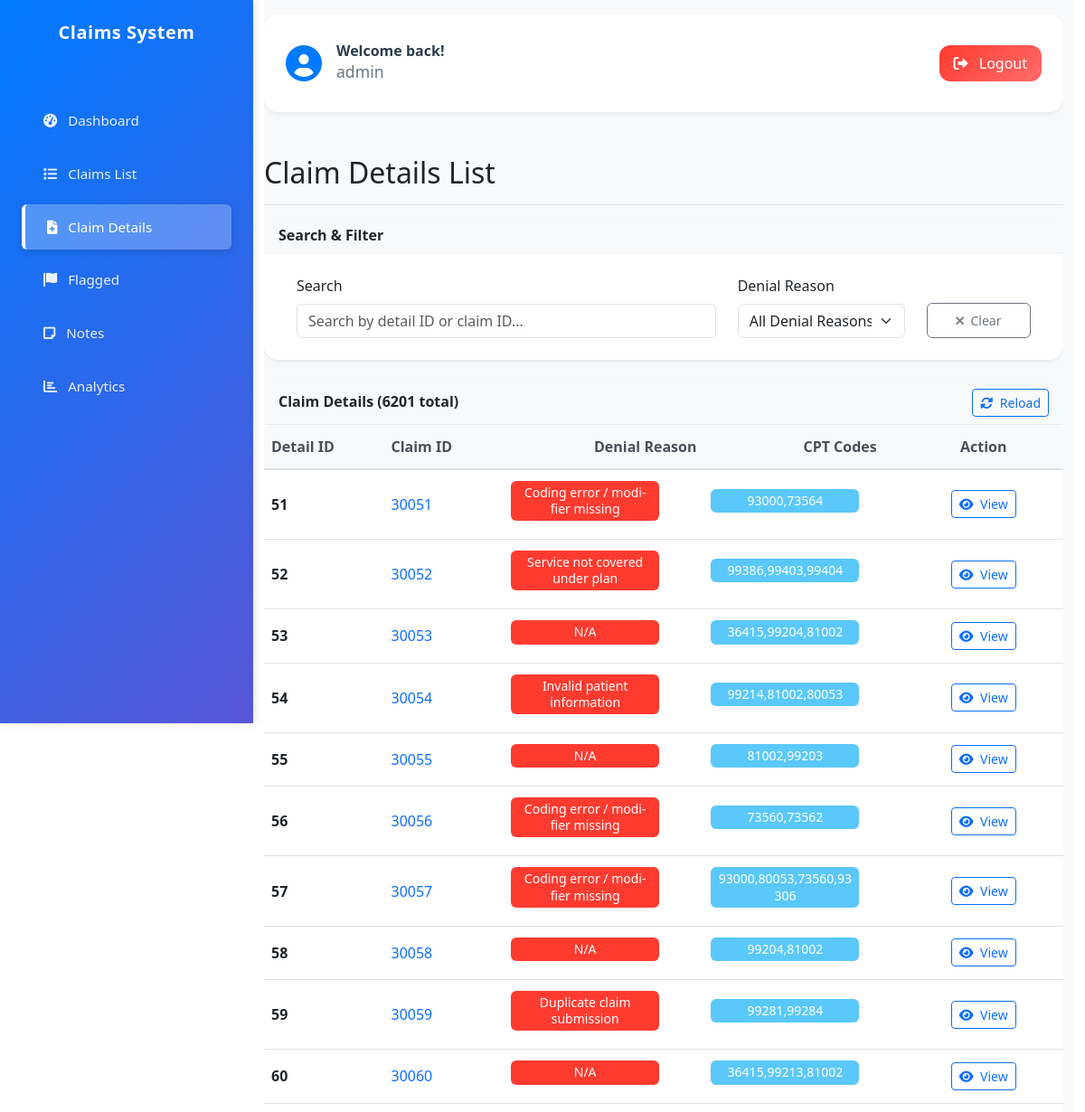
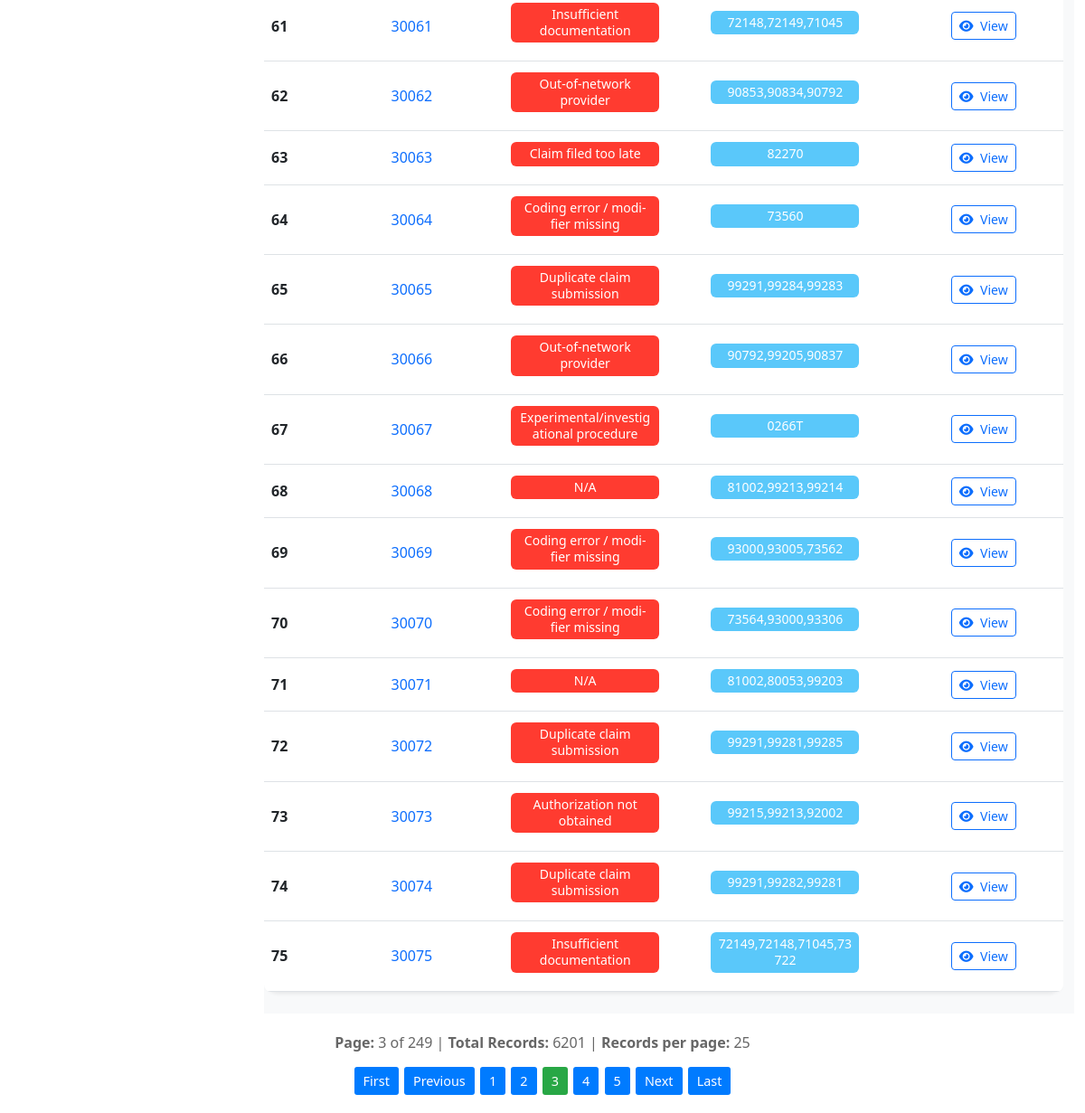
The app's page /dashboard/claim-details/?page=3 (signed in) with its own data (2 pictures, top to bottom).
### backend/claims/models.py (models this page shows, shortened)
class ClaimDetail(models.Model):
    id = models.IntegerField(primary_key=True)
    claim_id = models.BigIntegerField()
    denial_reason = models.CharField(max_length=500, blank=True, null=True)
    cpt_codes = models.CharField(max_length=500, blank=True, null=True)
    class Meta:
        db_table = 'claim_detail'
        verbose_name = 'Claim Detail'
        verbose_name_plural = 'Claim Details'

### backend/claims/views.py (the view)
# urls.py: path('claim-details/', views.claim_details_list, name='claim_details_list'),
@login_required
def claim_details_list(request):
    details = ClaimDetail.objects.all()
    search_query = request.GET.get('search', '')
    if search_query:
        details = details.filter(
            Q(claim_id__icontains=search_query) |
            Q(denial_reason__icontains=search_query) |
            Q(cpt_codes__icontains=search_query)
        )
    denial_filter = request.GET.get('denial_reason', '')
    if denial_filter:
        if denial_filter == 'No Denial':
            details = details.filter(denial_reason__isnull=True) | details.filter(denial_reason='')
        else:
            details = details.filter(denial_reason=denial_filter)
    denial_reasons = ClaimDetail.objects.exclude(
        denial_reason__isnull=True
    ).exclude(
        denial_reason=''
    ).values_list('denial_reason', flat=True).distinct()
    details = details.order_by('id')  # Order by ID for consistent pagination
    paginator = Paginator(details, 25)
    page_number = request.GET.get('page')
    page_obj = paginator.get_page(page_number)
    context = {
        'page_obj': page_obj,
        'search_query': search_query,
        'denial_filter': denial_filter,
        'denial_reasons': denial_reasons,
    }
    return render(request, 'claims/claim_details_list.html', context)

### frontend/templates/claims/claim_details_list.html (shortened to what this page needs)
{% extends 'base.html' %}
{% block content %}
<div class="d-flex justify-content-between align-items-center pt-3 pb-2 mb-3 border-bottom">
    <h1 class="h2 fs-2">Claim Details List</h1>
</div>
<div class="card shadow-sm mb-4" x-data="{
    searchQuery: '{{ search_query }}'
}">
    <div class="card-header bg-light">
        <h6 class="m-0 fw-bold fs-6">Search & Filter</h6>
    </div>
    <div class="card-body p-4">
                <form method="get" class="row g-3" id="searchForm" onsubmit="claimDetailsApplyFilters(); return false;">
            <div class="col-7">
                <label for="search" class="form-label">Search</label>
                <input type="text" class="form-control" id="search" name="search"
                       value="{{ search_query }}" placeholder="Search by detail ID or claim ID..." oninput="debouncedClaimDetailsSearch()">
            </div>
            <div class="col-3">
                <label for="denial_reason" class="form-label">Denial Reason</label>
                <select class="form-select" id="denial_reason" name="denial_reason" onchange="claimDetailsApplyFilters()">
                    <option value="">All Denial Reasons</option>
                </select>
            </div>
            <div class="col-2 d-flex align-items-end">
                <button type="button" class="btn btn-outline-secondary btn-clear" onclick="document.getElementById('search').value=''; document.getElementById('denial_reason').value=''; claimDetailsApplyFilters(true);">
                    <i class="fas fa-times me-1"></i>
                    <span class="">Clear</span>
                </button>
            </div>
        </form>
    </div>
</div>
<div class="card shadow-sm" id="claim-details-results">
    <div class="card-header bg-light d-flex justify-content-between align-items-center">
        <h6 class="m-0 fw-bold fs-6">Claim Details ({{ page_obj.paginator.count }} total)</h6>
        <div class="btn-group" role="group">
            <button type="button" class="btn btn-outline-primary btn-sm" onclick="reloadClaimDetails()">
                <i class="fas fa-sync-alt me-1"></i>
                <span class="">Reload</span>
            </button>
        </div>
    </div>
    <div class="card-body p-0">
                    <div class="table-responsive claim-line-items">
                        <table class="table table-hover table-sm mb-0">
                            <thead class="table-light">
                                <tr>
                                                                <th class="text-nowrap" style="width: 15%;">Detail ID</th>
                            <th class="text-nowrap" style="width: 15%;">Claim ID</th>
                            <th class="text-nowrap" style="width: 25%; padding-left: 100px;">Denial Reason</th>
                            <th class="text-nowrap" style="width: 25%; padding-left: 110px;">CPT Codes</th>
                            <th class="text-nowrap text-center" style="width: 20%;">Action</th>
                                </tr>
                            </thead>
                            <tbody>
                                {% for detail in page_obj %}
                                <tr>
                                    <td class="text-nowrap align-middle"><strong>{{ detail.id }}</strong></td>
                                    <td class="text-nowrap align-middle">
                                        <a href="{% url 'claims:claim_detail' detail.claim_id %}" class="text-decoration-none">
                                            {{ detail.claim_id }}
                                        </a>
                                    </td>
                                    <td class="text-start">
                                        {% if detail.denial_reason %}
                                            <div class="bg-danger text-white rounded px-2 py-1" style="font-size: 0.875rem; white-space: normal; text-align: center; width: 80%; line-height: 1.3; margin-bottom: 0.5rem;">{{ detail.denial_reason }}</div>
                                        {% else %}
                                            <div class="bg-success text-white rounded px-2 py-1" style="font-size: 0.875rem; margin-bottom: 0.5rem;">No Denial</div>
                                        {% endif %}
                                    </td>
                                    <td class="text-nowrap">
                                        {% if detail.cpt_codes %}
                                            <div class="bg-info text-white rounded px-2 py-1" style="font-size: 0.875rem; white-space: normal; text-align: center; width: 80%; line-height: 1.3; margin-bottom: 0.5rem;">{{ detail.cpt_codes }}</div>
                                        {% else %}
                                            <span class="text-muted">-</span>
                                        {% endif %}
                                    </td>
                                    <td class="text-center align-middle">
                                        <div class="btn-group" role="group">
                                            <a href="{% url 'claims:claim_detail' detail.claim_id %}" class="btn btn-sm btn-outline-primary">
                                                <i class="fas fa-eye me-1"></i>
                                                <span class="">View</span>
                                            </a>
                                        </div>
                                    </td>
                                </tr>
                                {% endfor %}
                            </tbody>
                        </table>
                    </div>
                </div>
            </div>
        </div>
    </div>
        {% if page_obj.has_other_pages %}
        <div id="pagination-section" style="margin: 20px 0; text-align: center;">
            <div style="margin-bottom: 15px; color: #666;">
                <strong>Page:</strong> {{ page_obj.number }} of {{ page_obj.paginator.num_pages }} |
                <strong>Total Records:</strong> {{ page_obj.paginator.count }} |
                <strong>Records per page:</strong> {{ page_obj.paginator.per_page }}
            </div>
                <div style="margin-bottom: 10px;">
                    {% if page_obj.has_previous %}
                        <a href="?page=1{% if search_query %}&search={{ search_query }}{% endif %}{% if denial_filter %}&denial_reason={{ denial_filter }}{% endif %}#pagination-section"
                           style="display: inline-block; margin: 0 1px; padding: 5px 10px; background: #007bff; color: white; text-decoration: none; border-radius: 3px; font-size: 0.9rem;">
                            First
                        </a>
                        <a href="?page={{ page_obj.previous_page_number }}{% if search_query %}&search={{ search_query }}{% endif %}{% if denial_filter %}&denial_reason={{ denial_filter }}{% endif %}#pagination-section"
                           style="display: inline-block; margin: 0 1px; padding: 5px 10px; background: #007bff; color: white; text-decoration: none; border-radius: 3px; font-size: 0.9rem;">
                            Previous
                        </a>
                    {% endif %}
                    {% for num in page_obj.paginator.page_range %}
                        {% if page_obj.number == num %}
                            <span style="display: inline-block; margin: 0 1px; padding: 5px 10px; background: #28a745; color: white; border-radius: 3px; font-size: 0.9rem;">
                                {{ num }}
                            </span>
                        {% elif num > page_obj.number|add:'-3' and num < page_obj.number|add:'3' %}
                            <a href="?page={{ num }}{% if search_query %}&search={{ search_query }}{% endif %}{% if denial_filter %}&denial_reason={{ denial_filter }}{% endif %}#pagination-section"
                               style="display: inline-block; margin: 0 1px; padding: 5px 10px; background: #007bff; color: white; text-decoration: none; border-radius: 3px; font-size: 0.9rem;">
                                {{ num }}
                            </a>
                        {% endif %}
                    {% endfor %}
                    {% if page_obj.has_next %}
                        <a href="?page={{ page_obj.next_page_number }}{% if search_query %}&search={{ search_query }}{% endif %}{% if denial_filter %}&denial_reason={{ denial_filter }}{% endif %}#pagination-section"
                           style="display: inline-block; margin: 0 1px; padding: 5px 10px; background: #007bff; color: white; text-decoration: none; border-radius: 3px; font-size: 0.9rem;">
                            Next
                        </a>
                        <a href="?page={{ page_obj.paginator.num_pages }}{% if search_query %}&search={{ search_query }}{% endif %}{% if denial_filter %}&denial_reason={{ denial_filter }}{% endif %}#pagination-section"
                           style="display: inline-block; margin: 0 1px; padding: 5px 10px; background: #007bff; color: white; text-decoration: none; border-radius: 3px; font-size: 0.9rem;">
                            Last
                        </a>
                    {% endif %}
                </div>
    </div>
    {% endif %}
</div>
{% endblock %}

### frontend/templates/base.html (shortened to what this page needs)
{% load static %}
<!DOCTYPE html>
<html lang="en">
<head>
    <link href="https://cdn.jsdelivr.net/npm/bootstrap@5.3.0/dist/css/bootstrap.min.css" rel="stylesheet">
    <link href="https://cdnjs.cloudflare.com/ajax/libs/font-awesome/6.0.0/css/all.min.css" rel="stylesheet">
</head>
<body>
    <div class="container-fluid">
        <div class="row">
            <nav class="sidebar" id="sidebarOffcanvas">
                <div class="d-flex flex-column h-100">
                    <div class="text-center mb-4 px-3">
                        <h4 class="text-white">Claims System</h4>
                    </div>
                    <ul class="nav flex-column">
                        <li class="nav-item">
                            <a class="nav-link {% if request.resolver_match.url_name == 'dashboard' %}active{% endif %}" href="{% url 'claims:dashboard' %}">
                                <i class="fas fa-tachometer-alt me-2"></i>
                                Dashboard
                            </a>
                        </li>
                        <li class="nav-item">
                            <a class="nav-link {% if request.resolver_match.url_name == 'claim_list' %}active{% endif %}" href="{% url 'claims:claim_list' %}">
                                <i class="fas fa-list me-2"></i>
                                Claims List
                            </a>
                        </li>
                        <li class="nav-item">
                            <a class="nav-link {% if request.resolver_match.url_name == 'claim_details_list' %}active{% endif %}" href="{% url 'claims:claim_details_list' %}">
                                <i class="fas fa-file-medical me-2"></i>
                                Claim Details
                            </a>
                        </li>
                        <li class="nav-item">
                            <a class="nav-link {% if request.resolver_match.url_name == 'flagged_claims' %}active{% endif %}" href="{% url 'claims:flagged_claims' %}">
                                <i class="fas fa-flag me-2"></i>
                                Flagged
                            </a>
                        </li>
                        <li class="nav-item">
                            <a class="nav-link {% if request.resolver_match.url_name == 'notes_list' %}active{% endif %}" href="{% url 'claims:notes_list' %}">
                                <i class="fas fa-note-sticky me-2"></i>
                                Notes
                            </a>
                        </li>
                        <li class="nav-item">
                            <a class="nav-link {% if request.resolver_match.url_name == 'analytics' %}active{% endif %}" href="{% url 'claims:analytics' %}">
                                <i class="fas fa-chart-bar me-2"></i>
                                Analytics
                            </a>
                        </li>
                    </ul>
                </div>
            </nav>
            <main class="main-content">
                <div class="pt-3 pb-2 mb-3 content-wrapper">
                    {% if user.is_authenticated %}
                    <div class="user-header">
                        <div class="d-flex justify-content-between align-items-center gap-3">
                            <div class="welcome-section">
                                <div class="welcome-icon">
                                    <i class="fas fa-user-circle"></i>
                                </div>
                                <div class="welcome-text">
                                    <h6 class="welcome-title mb-0">Welcome back!</h6>
                                    <small class="welcome-subtitle">{{ user.username }}</small>
                                </div>
                            </div>
                            <div class="logout-section">
                                <a href="{% url 'logout' %}" class="btn btn-logout">
                                    <i class="fas fa-sign-out-alt me-2"></i>
                                    Logout
                                </a>
                            </div>
                        </div>
                    </div>
                    {% endif %}
                    {% block content %}{% endblock %}
</body>
</html>

### records on screen
ClaimDetail: id "51", claim_id "30051", denial_reason "Coding error / modifier missing", cpt_codes "93000,73564"
ClaimDetail: id "52", claim_id "30052", denial_reason "Service not covered under plan", cpt_codes "99386,99403,99404"
ClaimDetail: id "53", claim_id "30053", denial_reason "N/A", cpt_codes "36415,99204,81002"
ClaimDetail: id "54", claim_id "30054", denial_reason "Invalid patient information", cpt_codes "99214,81002,80053"
ClaimDetail: id "55", claim_id "30055", denial_reason "N/A", cpt_codes "81002,99203"
ClaimDetail: id "56", claim_id "30056", denial_reason "Coding error / modifier missing", cpt_codes "73560,73562"
ClaimDetail: id "57", claim_id "30057", denial_reason "Coding error / modifier missing", cpt_codes "93000,80053,73560,93306"
ClaimDetail: id "58", claim_id "30058", denial_reason "N/A", cpt_codes "99204,81002"
ClaimDetail: id "59", claim_id "30059", denial_reason "Duplicate claim submission", cpt_codes "99281,99284"
ClaimDetail: id "60", claim_id "30060", denial_reason "N/A", cpt_codes "36415,99213,81002"
ClaimDetail: id "61", claim_id "30061", denial_reason "Insufficient documentation", cpt_codes "72148,72149,71045"
ClaimDetail: id "62", claim_id "30062", denial_reason "Out-of-network provider", cpt_codes "90853,90834,90792"
ClaimDetail: id "63", claim_id "30063", denial_reason "Claim filed too late", cpt_codes "82270"
ClaimDetail: id "64", claim_id "30064", denial_reason "Coding error / modifier missing", cpt_codes "73560"
ClaimDetail: id "65", claim_id "30065", denial_reason "Duplicate claim submission", cpt_codes "99291,99284,99283"
ClaimDetail: id "66", claim_id "30066", denial_reason "Out-of-network provider", cpt_codes "90792,99205,90837"
ClaimDetail: id "67", claim_id "30067", denial_reason "Experimental/investigational procedure", cpt_codes "0266T"
ClaimDetail: id "68", claim_id "30068", denial_reason "N/A", cpt_codes "81002,99213,99214"
ClaimDetail: id "69", claim_id "30069", denial_reason "Coding error / modifier missing", cpt_codes "93000,93005,73562"
ClaimDetail: id "70", claim_id "30070", denial_reason "Coding error / modifier missing", cpt_codes "73564,93000,93306"
ClaimDetail: id "71", claim_id "30071", denial_reason "N/A", cpt_codes "81002,80053,99203"
ClaimDetail: id "72", claim_id "30072", denial_reason "Duplicate claim submission", cpt_codes "99291,99281,99285"
ClaimDetail: id "73", claim_id "30073", denial_reason "Authorization not obtained", cpt_codes "99215,99213,92002"
ClaimDetail: id "74", claim_id "30074", denial_reason "Duplicate claim submission", cpt_codes "99291,99282,99281"
ClaimDetail: id "75", claim_id "30075", denial_reason "Insufficient documentation", cpt_codes "72149,72148,71045,73722"

### other values on screen
{{ user.username }} "admin"
{{ page_obj.paginator.count }} "6201"
{{ page_obj.number }} "3"
{{ page_obj.paginator.num_pages }} "249"
{{ page_obj.paginator.per_page }} "25"
{{ num }} "1" "2" "4" "5"
{{ num }} "3"
